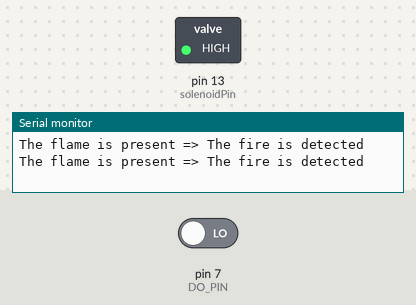
A sketch run on a simulated Arduino Uno, built with avr-gcc and run on an emulated ATmega328P. Shown: switched loads named in the sketch (green lamp = pin HIGH), the last lines printed to the serial monitor. The inputs (shaded band) are chosen by the test bench; at power-on: pin 7 (DO_PIN) LOW.

Above: at 2.8 s.
2.9 s: pin 7 (DO_PIN) driven HIGH
At 4.9 s:
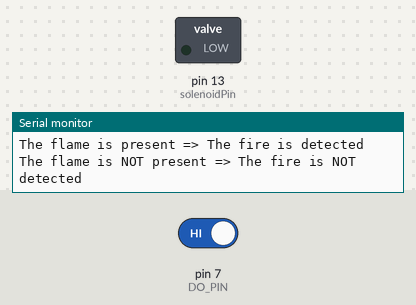
6.5 s: pin 7 (DO_PIN) driven LOW
At 9.2 s:
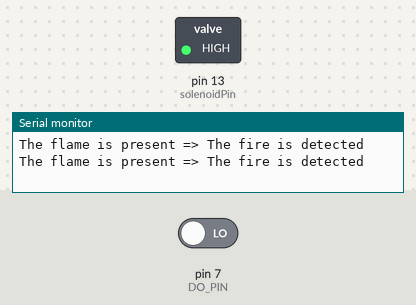
Timing chart, 0 to 10.7 s (numbered marks = the images above; inputs shaded):
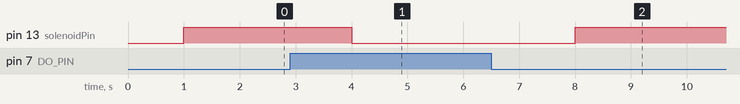

Measured:
- after the input at 2.9 s, pin 13 (solenoidPin): HIGH → LOW after 1.1 s
- after the input at 6.5 s, pin 13 (solenoidPin): LOW → HIGH after 1.5 s

The sketch:

Solenoid.ino
```cpp
const int solenoidPin = 13;
#define DO_PIN 7  // Arduino's pin connected to DO pin of the flame sensor

void setup() {
  Serial.begin(9600);
  pinMode(solenoidPin, OUTPUT);
  pinMode(DO_PIN, INPUT);
}

void loop() {

   int flame_state = digitalRead(DO_PIN);
    delay(1000);

  if (flame_state == HIGH)
  {
    Serial.println("The flame is NOT present => The fire is NOT detected");
    digitalWrite(solenoidPin, LOW);
  }
  else
  {
    Serial.println("The flame is present => The fire is detected");
    digitalWrite(solenoidPin, HIGH);
  }
}
```
